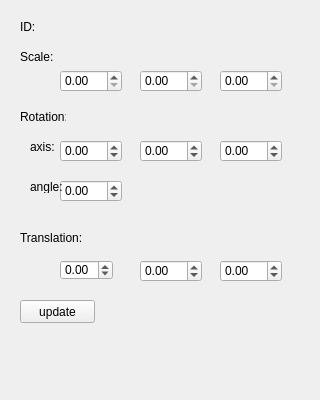
<?xml version="1.0" encoding="UTF-8"?>
<ui version="4.0">
 <class>SceneNodeEditing</class>
 <widget class="QDockWidget" name="SceneNodeEditing">
  <property name="geometry">
   <rect>
    <x>0</x>
    <y>0</y>
    <width>320</width>
    <height>400</height>
   </rect>
  </property>
  <property name="minimumSize">
   <size>
    <width>320</width>
    <height>400</height>
   </size>
  </property>
  <property name="windowTitle">
   <string>SceneNodeEditing</string>
  </property>
  <widget class="QWidget" name="widget_2">
   <widget class="QLabel" name="label_9">
    <property name="geometry">
     <rect>
      <x>30</x>
      <y>140</y>
      <width>46</width>
      <height>13</height>
     </rect>
    </property>
    <property name="text">
     <string>axis:</string>
    </property>
   </widget>
   <widget class="QDoubleSpinBox" name="rotateAngle_2">
    <property name="geometry">
     <rect>
      <x>60</x>
      <y>180</y>
      <width>62</width>
      <height>22</height>
     </rect>
    </property>
    <property name="minimum">
     <double>-10.000000000000000</double>
    </property>
    <property name="maximum">
     <double>10.990000000000000</double>
    </property>
    <property name="singleStep">
     <double>0.010000000000000</double>
    </property>
   </widget>
   <widget class="QLabel" name="label_12">
    <property name="geometry">
     <rect>
      <x>20</x>
      <y>50</y>
      <width>46</width>
      <height>13</height>
     </rect>
    </property>
    <property name="text">
     <string>Scale:</string>
    </property>
   </widget>
   <widget class="QDoubleSpinBox" name="rotateZ_2">
    <property name="geometry">
     <rect>
      <x>220</x>
      <y>140</y>
      <width>62</width>
      <height>22</height>
     </rect>
    </property>
    <property name="minimum">
     <double>-10.000000000000000</double>
    </property>
    <property name="maximum">
     <double>10.990000000000000</double>
    </property>
    <property name="singleStep">
     <double>0.010000000000000</double>
    </property>
   </widget>
   <widget class="QDoubleSpinBox" name="rotateX_2">
    <property name="geometry">
     <rect>
      <x>60</x>
      <y>140</y>
      <width>62</width>
      <height>22</height>
     </rect>
    </property>
    <property name="minimum">
     <double>-10.000000000000000</double>
    </property>
    <property name="maximum">
     <double>10.990000000000000</double>
    </property>
    <property name="singleStep">
     <double>0.010000000000000</double>
    </property>
   </widget>
   <widget class="QDoubleSpinBox" name="scaleX_2">
    <property name="geometry">
     <rect>
      <x>60</x>
      <y>70</y>
      <width>62</width>
      <height>22</height>
     </rect>
    </property>
    <property name="singleStep">
     <double>0.010000000000000</double>
    </property>
   </widget>
   <widget class="QDoubleSpinBox" name="rotateY_2">
    <property name="geometry">
     <rect>
      <x>140</x>
      <y>140</y>
      <width>62</width>
      <height>22</height>
     </rect>
    </property>
    <property name="minimum">
     <double>-10.000000000000000</double>
    </property>
    <property name="maximum">
     <double>10.990000000000000</double>
    </property>
    <property name="singleStep">
     <double>0.010000000000000</double>
    </property>
   </widget>
   <widget class="QDoubleSpinBox" name="scaleZ_2">
    <property name="geometry">
     <rect>
      <x>220</x>
      <y>70</y>
      <width>62</width>
      <height>22</height>
     </rect>
    </property>
    <property name="singleStep">
     <double>0.010000000000000</double>
    </property>
   </widget>
   <widget class="QLabel" name="label_11">
    <property name="geometry">
     <rect>
      <x>20</x>
      <y>110</y>
      <width>46</width>
      <height>13</height>
     </rect>
    </property>
    <property name="text">
     <string>Rotation:</string>
    </property>
   </widget>
   <widget class="QDoubleSpinBox" name="translateX_2">
    <property name="geometry">
     <rect>
      <x>60</x>
      <y>260</y>
      <width>53</width>
      <height>20</height>
     </rect>
    </property>
    <property name="minimum">
     <double>-10.000000000000000</double>
    </property>
    <property name="maximum">
     <double>10.990000000000000</double>
    </property>
    <property name="singleStep">
     <double>0.010000000000000</double>
    </property>
   </widget>
   <widget class="QDoubleSpinBox" name="scaleY_2">
    <property name="geometry">
     <rect>
      <x>140</x>
      <y>70</y>
      <width>62</width>
      <height>22</height>
     </rect>
    </property>
    <property name="singleStep">
     <double>0.010000000000000</double>
    </property>
   </widget>
   <widget class="QDoubleSpinBox" name="translateZ_2">
    <property name="geometry">
     <rect>
      <x>220</x>
      <y>260</y>
      <width>62</width>
      <height>22</height>
     </rect>
    </property>
    <property name="minimum">
     <double>-10.000000000000000</double>
    </property>
    <property name="maximum">
     <double>10.990000000000000</double>
    </property>
    <property name="singleStep">
     <double>0.010000000000000</double>
    </property>
   </widget>
   <widget class="QDoubleSpinBox" name="translateY_2">
    <property name="geometry">
     <rect>
      <x>140</x>
      <y>260</y>
      <width>62</width>
      <height>22</height>
     </rect>
    </property>
    <property name="minimum">
     <double>-10.000000000000000</double>
    </property>
    <property name="maximum">
     <double>10.990000000000000</double>
    </property>
    <property name="singleStep">
     <double>0.010000000000000</double>
    </property>
   </widget>
   <widget class="QLabel" name="label_8">
    <property name="geometry">
     <rect>
      <x>30</x>
      <y>180</y>
      <width>46</width>
      <height>13</height>
     </rect>
    </property>
    <property name="text">
     <string>angle:</string>
    </property>
   </widget>
   <widget class="QPushButton" name="update">
    <property name="geometry">
     <rect>
      <x>20</x>
      <y>300</y>
      <width>75</width>
      <height>23</height>
     </rect>
    </property>
    <property name="text">
     <string>update</string>
    </property>
   </widget>
   <widget class="QLabel" name="label_10">
    <property name="geometry">
     <rect>
      <x>20</x>
      <y>230</y>
      <width>61</width>
      <height>16</height>
     </rect>
    </property>
    <property name="text">
     <string>Translation:</string>
    </property>
   </widget>
   <widget class="QLabel" name="label">
    <property name="geometry">
     <rect>
      <x>20</x>
      <y>20</y>
      <width>46</width>
      <height>13</height>
     </rect>
    </property>
    <property name="text">
     <string>ID:</string>
    </property>
   </widget>
   <widget class="QLabel" name="id">
    <property name="geometry">
     <rect>
      <x>70</x>
      <y>20</y>
      <width>81</width>
      <height>16</height>
     </rect>
    </property>
    <property name="text">
     <string/>
    </property>
   </widget>
  </widget>
  <zorder>widget_2</zorder>
 </widget>
 <layoutdefault spacing="6" margin="11"/>
 <resources/>
 <connections/>
</ui>
